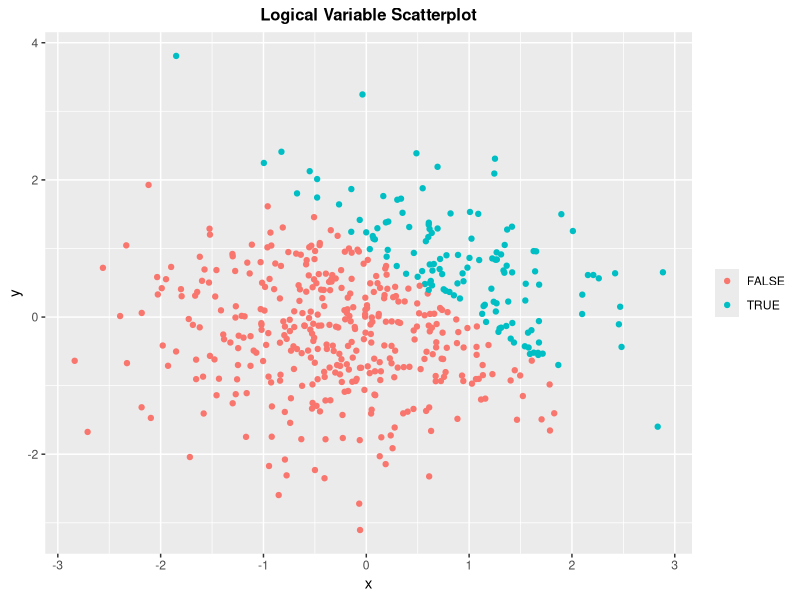
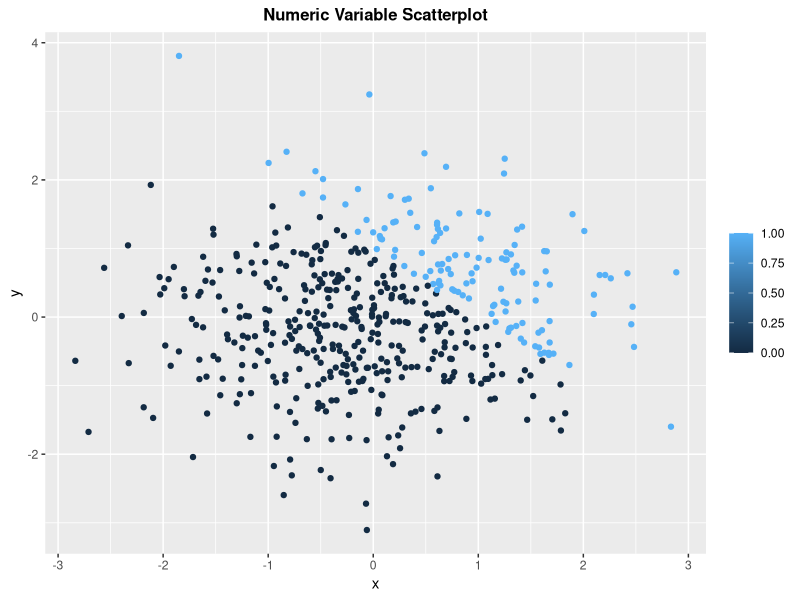
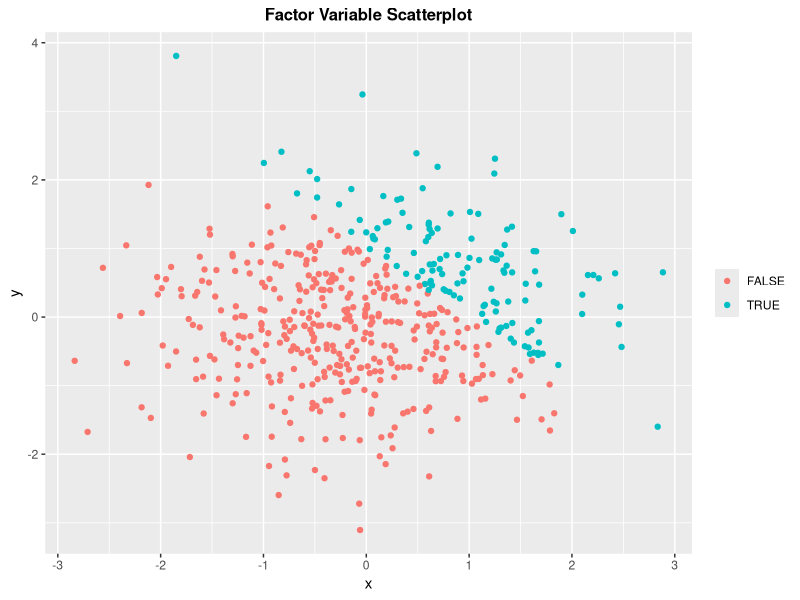
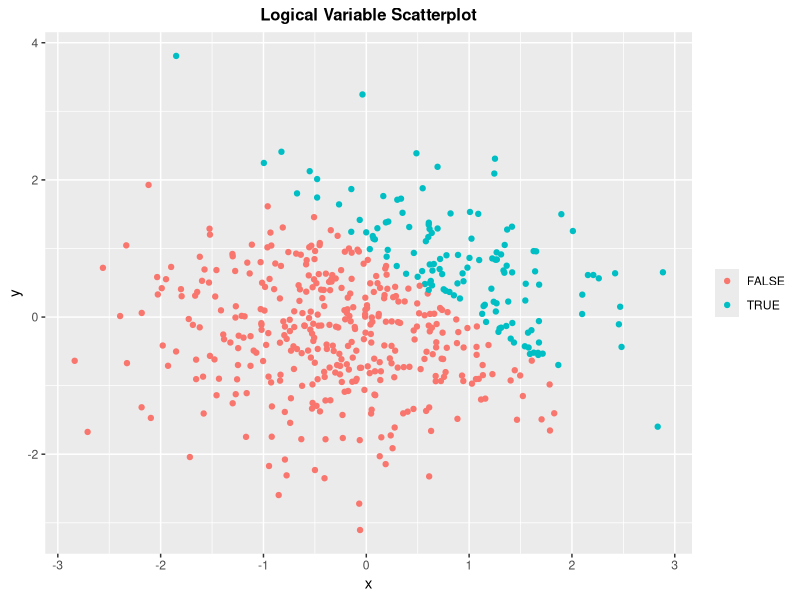

The R script that drew these images, in order:
## ---- chunk 1
library(tidyverse)
library(ggplot2)
## ---- chunk 2

#Data frame
df_1 = tibble(
  random_samp = rnorm(8),
  log_vec = random_samp > 0,
  char_vec = as.character("a","b","c","d","e","f","g","h"),
  fac_vec = factor(c("jazz","rock","blues","jazz","jazz","rock","blues","rock"))
)

#Take the mean of each variable
mean_random_samp = mean(pull(df_1, random_samp))
mean_log_vec = mean(pull(df_1, log_vec))
mean_char_vec = mean(pull(df_1, char_vec))
mean_fac_vec = mean(pull(df_1, fac_vec))

## ---- chunk 3

as.numeric(pull(df_1, log_vec)) * pull(df_1, random_samp)
as.factor(pull(df_1, log_vec)) * pull(df_1, random_samp)
as.numeric(as.factor(pull(df_1, log_vec))) * pull(df_1, random_samp)
## ---- chunk 4
#Data frame
df_2 = tibble(
  x = rnorm(500),
  y = rnorm(500),
  log_vec_2 = x + y > 1,
  num_vec_2 = as.numeric(log_vec_2),
  fac_vec_2 = as.factor(log_vec_2)
)

#mean, median and standard deviation of x
mean_x = mean(pull(df_2, x))
median_x = median(pull(df_2, x))
sd_x = sd(pull(df_2, x))

#Proportion of cases for which x+y>1
prop_case = mean(pull(df_2, log_vec_2))

## ---- chunk 5
ggplot(df_2, aes(x = x, y = y, color = log_vec_2)) +
  geom_point() +
  xlab("x") +
  ylab("y") +
  labs(title = "Logical Variable Scatterplot") +
  theme(legend.position = "right", legend.title = element_blank(),
        plot.title = element_text(color = "black", 
                                  size = 12, 
                                  face = "bold", 
                                  hjust = 0.5))

ggsave("plot_one.png", width = 3, height = 3)
## ---- chunk 6

ggplot(df_2, aes(x = x, y = y, color = num_vec_2)) +
  geom_point() +
  xlab("x") +
  ylab("y") +
  labs(title = "Numeric Variable Scatterplot") +
  theme(legend.position = "right", legend.title = element_blank(), 
        plot.title = element_text(color = "black", 
                                  size = 12, 
                                  face = "bold", 
                                  hjust = 0.5))
## ---- chunk 7
ggplot(df_2, aes(x = x, y = y, color = fac_vec_2)) +
  geom_point() +
  xlab("x") +
  ylab("y") +
  labs(title = "Factor Variable Scatterplot") +
  theme(legend.position = "right", legend.title = element_blank(),
        plot.title = element_text(color = "black", 
                                  size = 12, 
                                  face = "bold", 
                                  hjust = 0.5))
